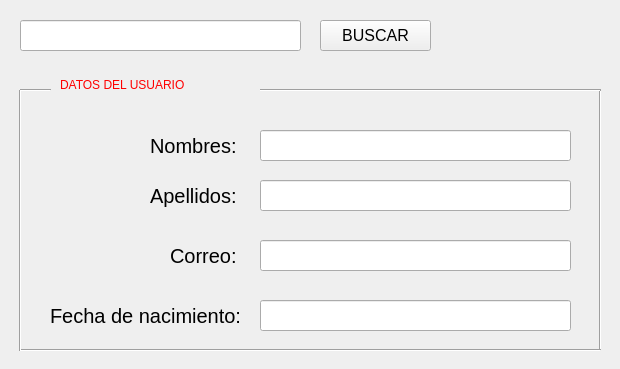
   <widget class="QWidget" name="buscar">
    <attribute name="title">
     <string>Buscar</string>
    </attribute>
    <widget class="QPushButton" name="buscarB">
     <property name="geometry">
      <rect>
       <x>320</x>
       <y>20</y>
       <width>111</width>
       <height>31</height>
      </rect>
     </property>
     <property name="font">
      <font>
       <pointsize>12</pointsize>
       <bold>false</bold>
      </font>
     </property>
     <property name="text">
      <string>BUSCAR</string>
     </property>
    </widget>
    <widget class="QLabel" name="datosU">
     <property name="geometry">
      <rect>
       <x>60</x>
       <y>70</y>
       <width>211</width>
       <height>31</height>
      </rect>
     </property>
     <property name="text">
      <string>&lt;html&gt;&lt;head/&gt;&lt;body&gt;&lt;p&gt;&lt;span style=&quot; color:#ff0000;&quot;&gt;DATOS DEL USUARIO&lt;/span&gt;&lt;/p&gt;&lt;/body&gt;&lt;/html&gt;</string>
     </property>
    </widget>
    <widget class="QLineEdit" name="nombreU">
     <property name="geometry">
      <rect>
       <x>260</x>
       <y>130</y>
       <width>311</width>
       <height>31</height>
      </rect>
     </property>
     <property name="font">
      <font>
       <pointsize>14</pointsize>
       <bold>false</bold>
      </font>
     </property>
     <property name="toolTip">
      <string>&lt;html&gt;&lt;head/&gt;&lt;body&gt;&lt;p&gt;Ingrese su contraseña&lt;/p&gt;&lt;/body&gt;&lt;/html&gt;</string>
     </property>
     <property name="whatsThis">
      <string>&lt;html&gt;&lt;head/&gt;&lt;body&gt;&lt;p&gt;Ingrese su contraseña&lt;/p&gt;&lt;/body&gt;&lt;/html&gt;</string>
     </property>
     <property name="text">
      <string/>
     </property>
    </widget>
    <widget class="QLineEdit" name="BuscarCorreo">
     <property name="geometry">
      <rect>
       <x>20</x>
       <y>20</y>
       <width>281</width>
       <height>31</height>
      </rect>
     </property>
     <property name="font">
      <font>
       <pointsize>14</pointsize>
       <bold>false</bold>
      </font>
     </property>
     <property name="toolTip">
      <string>&lt;html&gt;&lt;head/&gt;&lt;body&gt;&lt;p&gt;Ingrese su correo&lt;/p&gt;&lt;/body&gt;&lt;/html&gt;</string>
     </property>
     <property name="text">
      <string/>
     </property>
    </widget>
    <widget class="QLineEdit" name="apellidoU">
     <property name="geometry">
      <rect>
       <x>260</x>
       <y>180</y>
       <width>311</width>
       <height>31</height>
      </rect>
     </property>
     <property name="font">
      <font>
       <pointsize>14</pointsize>
       <bold>false</bold>
      </font>
     </property>
     <property name="toolTip">
      <string>&lt;html&gt;&lt;head/&gt;&lt;body&gt;&lt;p&gt;Ingrese su contraseña&lt;/p&gt;&lt;/body&gt;&lt;/html&gt;</string>
     </property>
     <property name="whatsThis">
      <string>&lt;html&gt;&lt;head/&gt;&lt;body&gt;&lt;p&gt;Ingrese su contraseña&lt;/p&gt;&lt;/body&gt;&lt;/html&gt;</string>
     </property>
     <property name="text">
      <string/>
     </property>
    </widget>
    <widget class="QLineEdit" name="correoU">
     <property name="geometry">
      <rect>
       <x>260</x>
       <y>240</y>
       <width>311</width>
       <height>31</height>
      </rect>
     </property>
     <property name="font">
      <font>
       <pointsize>14</pointsize>
       <bold>false</bold>
      </font>
     </property>
     <property name="toolTip">
      <string>&lt;html&gt;&lt;head/&gt;&lt;body&gt;&lt;p&gt;Ingrese su contraseña&lt;/p&gt;&lt;/body&gt;&lt;/html&gt;</string>
     </property>
     <property name="whatsThis">
      <string>&lt;html&gt;&lt;head/&gt;&lt;body&gt;&lt;p&gt;Ingrese su contraseña&lt;/p&gt;&lt;/body&gt;&lt;/html&gt;</string>
     </property>
     <property name="text">
      <string/>
     </property>
    </widget>
    <widget class="QLineEdit" name="fechaU">
     <property name="geometry">
      <rect>
       <x>260</x>
       <y>300</y>
       <width>311</width>
       <height>31</height>
      </rect>
     </property>
     <property name="font">
      <font>
       <pointsize>14</pointsize>
       <bold>false</bold>
      </font>
     </property>
     <property name="toolTip">
      <string>&lt;html&gt;&lt;head/&gt;&lt;body&gt;&lt;p&gt;Ingrese su contraseña&lt;/p&gt;&lt;/body&gt;&lt;/html&gt;</string>
     </property>
     <property name="whatsThis">
      <string>&lt;html&gt;&lt;head/&gt;&lt;body&gt;&lt;p&gt;Ingrese su contraseña&lt;/p&gt;&lt;/body&gt;&lt;/html&gt;</string>
     </property>
     <property name="text">
      <string/>
     </property>
    </widget>
    <widget class="Line" name="line_12">
     <property name="geometry">
      <rect>
       <x>590</x>
       <y>90</y>
       <width>21</width>
       <height>261</height>
      </rect>
     </property>
     <property name="styleSheet">
      <string notr="true">color: rgb(0, 0, 0);</string>
     </property>
     <property name="orientation">
      <enum>Qt::Orientation::Vertical</enum>
     </property>
    </widget>
    <widget class="QLabel" name="label_18">
     <property name="geometry">
      <rect>
       <x>50</x>
       <y>300</y>
       <width>191</width>
       <height>31</height>
      </rect>
     </property>
     <property name="font">
      <font>
       <pointsize>15</pointsize>
       <bold>false</bold>
      </font>
     </property>
     <property name="text">
      <string>Fecha de nacimiento:</string>
     </property>
    </widget>
    <widget class="QLabel" name="label_19">
     <property name="geometry">
      <rect>
       <x>150</x>
       <y>180</y>
       <width>91</width>
       <height>31</height>
      </rect>
     </property>
     <property name="font">
      <font>
       <pointsize>15</pointsize>
       <bold>false</bold>
      </font>
     </property>
     <property name="text">
      <string>Apellidos:</string>
     </property>
    </widget>
    <widget class="QLabel" name="label_20">
     <property name="geometry">
      <rect>
       <x>150</x>
       <y>130</y>
       <width>91</width>
       <height>31</height>
      </rect>
     </property>
     <property name="font">
      <font>
       <pointsize>15</pointsize>
       <bold>false</bold>
      </font>
     </property>
     <property name="text">
      <string>Nombres:</string>
     </property>
    </widget>
    <widget class="QLabel" name="label_21">
     <property name="geometry">
      <rect>
       <x>170</x>
       <y>240</y>
       <width>71</width>
       <height>31</height>
      </rect>
     </property>
     <property name="font">
      <font>
       <pointsize>15</pointsize>
       <bold>false</bold>
      </font>
     </property>
     <property name="text">
      <string>Correo:</string>
     </property>
    </widget>
    <widget class="Line" name="line_13">
     <property name="geometry">
      <rect>
       <x>260</x>
       <y>80</y>
       <width>341</width>
       <height>20</height>
      </rect>
     </property>
     <property name="styleSheet">
      <string notr="true">color: rgb(0, 0, 0);</string>
     </property>
     <property name="orientation">
      <enum>Qt::Orientation::Horizontal</enum>
     </property>
    </widget>
    <widget class="Line" name="line_14">
     <property name="geometry">
      <rect>
       <x>20</x>
       <y>340</y>
       <width>581</width>
       <height>20</height>
      </rect>
     </property>
     <property name="styleSheet">
      <string notr="true">color: rgb(0, 0, 0);</string>
     </property>
     <property name="orientation">
      <enum>Qt::Orientation::Horizontal</enum>
     </property>
    </widget>
    <widget class="Line" name="line_15">
     <property name="geometry">
      <rect>
       <x>10</x>
       <y>90</y>
       <width>21</width>
       <height>261</height>
      </rect>
     </property>
     <property name="styleSheet">
      <string notr="true">color: rgb(0, 0, 0);</string>
     </property>
     <property name="orientation">
      <enum>Qt::Orientation::Vertical</enum>
     </property>
    </widget>
    <widget class="Line" name="line_16">
     <property name="geometry">
      <rect>
       <x>20</x>
       <y>80</y>
       <width>31</width>
       <height>20</height>
      </rect>
     </property>
     <property name="styleSheet">
      <string notr="true">color: rgb(0, 0, 0);</string>
     </property>
     <property name="orientation">
      <enum>Qt::Orientation::Horizontal</enum>
     </property>
    </widget>
   </widget>
